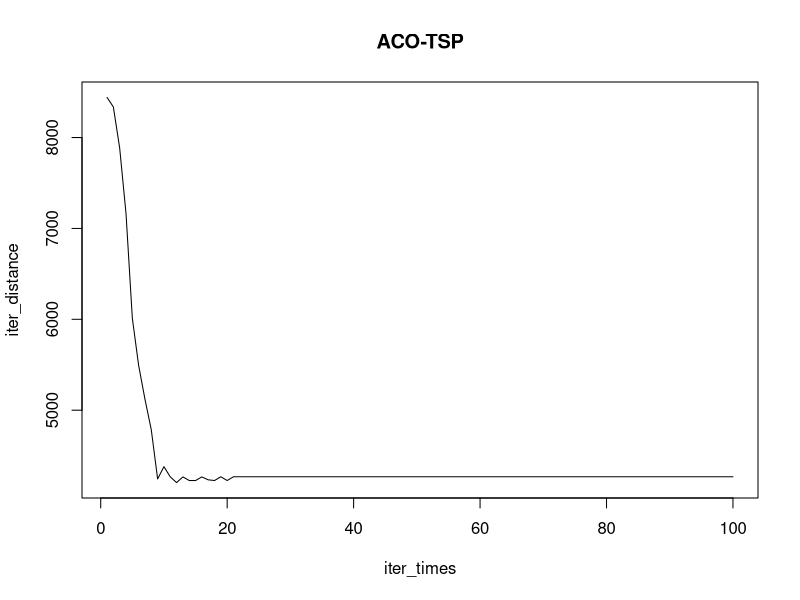
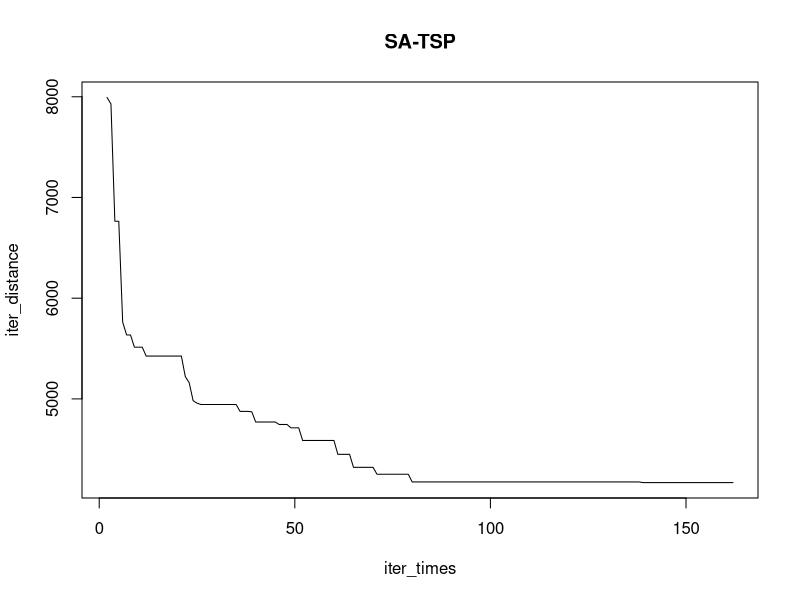
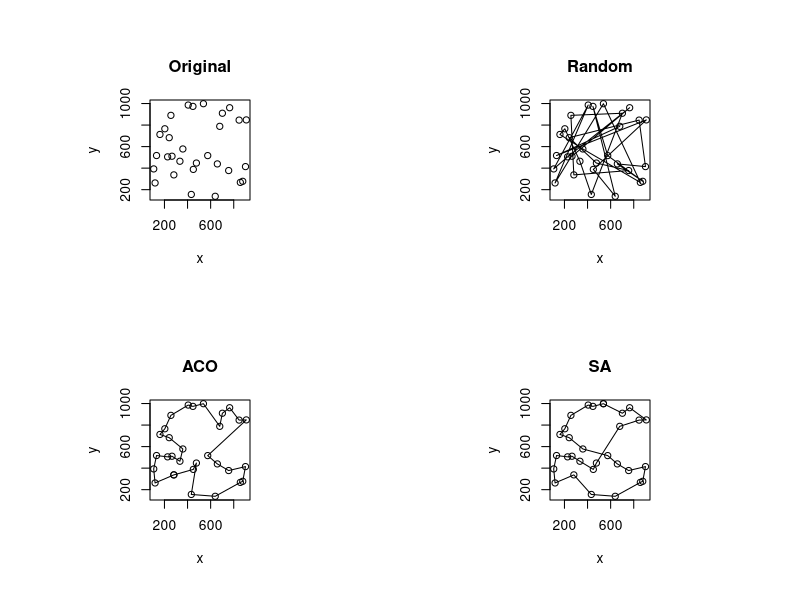

Here is the R script that generated these plots, in order:
#library(Rcpp)
library(parallel)

'<-'(
  AcoTsp,
  function(dm)
  {
    if(class(dm) == 'dist')
    {
      dm <- as.matrix(dm)
    }
    
    nums <- dim(dm)[1]
    alpha <- 1
    beta <- 5
    Q <- 100
    rho <- 0.9 # 1 - 挥发
    pm <- matrix(1, nums, nums) #信息素矩阵
    em <- 1 / dm #距离启发矩阵
    ants <- nums #蚂蚁数量
    nIter <- 100 #迭代次数
    
    distances <- numeric(nIter) #每次迭代最小距离
    minRoad <- integer(nums) #最短路
    minDis <- Inf
    
    if(nums > 50)
    {
      #大于50就并行计算，因为线程启动也要时间
      clist <- parallel::makeCluster(parallel::detectCores(logical = FALSE))
    }
    
    '<-'(
      eachIter,
      function(it)
      {
        ants <- ceiling(nums * (1- (it / nIter))) + 10
        rm <- matrix(0, nums+nums+1, ants) #每只蚂蚁的路径矩阵（每列）,+nums是为了保存路径在距离矩阵中的位置和总距离
        am <- matrix(TRUE, nums, ants) #每只蚂蚁（每列）的允许访问表
        pmTmp <- (em ^ alpha) * (pm ^ beta) #计算转移概率用到的中间变量矩阵
        
        starts <- sample(1:nums, ants, replace = TRUE) #为蚂蚁选择起点
        rm[1,] <- starts
        am[starts + (0:(ants-1) * nums)] <- FALSE
        '<-'(
          eachAnt,
          function(k)
          {
            allows <- am[,k]
            road <- rm[,k]
            distance <- 0
            '<-'(
              findNext,
              function(i)
              {
                if(i==nums-1)
                {
                  return(which(allows))
                }
                n <- road[i] #当前位置
                allow <- which(allows)
                antPm <- pmTmp[n,allow]
                antPm <- antPm / sum(antPm)
                nxt <- sample(allow, 1, replace = FALSE, prob = antPm) #效果类似轮盘赌
                return(nxt)
              }
            )
            '<-'(
              goNext,
              function(i)
              {
                n <- road[i] #当前位置
                if(i<nums)
                {
                  nxt <- findNext(i)
                  distance <<- distance + dm[n,nxt]
                  road[i+1] <<- nxt
                  road[i+nums] <<- (ifelse(n<nxt,n,nxt)-1)*nums + ifelse(n<nxt,nxt,n) #释放信息素的位置，控制在下三角
                  allows[nxt] <<- FALSE
                  return(goNext(i+1))
                }
                nxt <- road[1]
                distance <<- distance + dm[n,nxt]
                road[i+nums] <<- (ifelse(n<nxt,n,nxt)-1)*nums + ifelse(n<nxt,nxt,n)
                return(TRUE)
              }
            )
            try(goNext(1))
            road[nums+nums+1] <- distance
            return(road)
          }
        )
        if(nums > 50)
        {
          rm <- parallel::parSapply(clist, 1:ants, eachAnt)
        }
        else
        {
          rm <- sapply(1:ants, eachAnt)
        }
        wMin <- which.min(rm[nums+nums+1,])
        distances[it] <<- rm[nums+nums+1,wMin]
        if(minDis > rm[nums+nums+1,wMin])
        {
          minRoad <<- rm[1:nums,wMin]
          minDis <<- rm[nums+nums+1,wMin]
        }
        rm[nums+nums+1,] <- Q / rm[nums+nums+1,]
        pm <<- pm * rho #蒸发
        apply(rm, 2, function(x) {pm[x[(nums+1):(nums+nums)]] <<- pm[x[(nums+1):(nums+nums)]] + x[nums+nums+1]})
        pm <<- as.matrix(as.dist(pm))
      }
    )
    try(sapply(1:nIter, eachIter))
    plot(1:nIter, distances, 'l',xlab='iter_times',ylab='iter_distance',main='ACO-TSP')
    
    if(nums>50)
    {
      parallel::stopCluster(clist)
    }
    cat('mindis:',minDis)
    return(minRoad)
  }
)

'<-'(
  SaTsp,
  function(dm, TS = 100, TE = 20,alpha = 0.99)
  {
    if(class(dm) == 'dist')
    {
      dm <- as.matrix(dm)
    }
    
    '<-'(
      interfere,
      function(r)
      {
        if(runif(1) > 0.5)
        {
          k <- sample(1:nums, 2)
          r[k] <- r[rev(k)]
        }
        else
        {
          k <- sort(sample(2:nums, 3))
          nr <- r
          r <- c(r[1:(k[1]-1)],r[k[2]:(k[3]-1)],r[k[1]:(k[2]-1)],r[(k[3]):nums])
        }
        return(r)
      }
    )
    
    '<-'(
      calDistance,
      function(r)
      {
        tr <- integer(nums)
        tr <- r[2:nums]
        tr[nums] <- r[1]
        return(sum(dm[((r-1)*nums + tr)]))
      }
    )
    
    nums <- dim(dm)[1]
    TS <- TS
    Tp <- TS #温度
    road <- sample(1:nums, nums) #随机产生路径作为初始解
    dis <- calDistance(road)
    displot <- numeric(floor(log(TE/TS, alpha))+10)
    
    cout <- 1
    while(Tp > TE)
    {
      cout <- cout + 1
      cnt <- ceiling(nums*TS/Tp)
      #cnt <- 100
      while(cnt > 0)
      {
        nroad <- interfere(road)
        ndis <- calDistance(nroad)
        deta <- (ndis - dis)/dis
        if(deta < 0 || exp(-Tp/deta) > runif(1))
        {
          dis <- ndis
          road <- nroad
          cnt <- ceiling(nums*Tp/TS)
        }
        cnt <- cnt - 1
      }
      Tp <- Tp * alpha
      displot[cout] <- dis
    }
    
    plot(2:cout, displot[2:cout],'l',xlab='iter_times',ylab='iter_distance',main='SA-TSP')
    cat('mindis:',dis)
    return(road)
  }
)


'<-'(
  GATSP,
  function()
  {
    
  
    
  }
)

'<-'(
  testAco,
  function(pn=30)
  {
    px <- runif(pn,100,1000)
    py <- runif(pn,100,1000)
    pts <- matrix(c(px,py),pn,2)
    road <- AcoTsp(dist(pts))
    plot(c(pts[road,1], pts[road[1],1]),c(pts[road,2],pts[road[1],2]),'o',xlab='x',ylab='y')
  }
)

'<-'(
  testSa,
  function(pn=30)
  {
    px <- runif(pn,100,1000)
    py <- runif(pn,100,1000)
    pts <- matrix(c(px,py),pn,2)
    road <- SaTsp(dist(pts))
    plot(c(pts[road,1], pts[road[1],1]),c(pts[road,2],pts[road[1],2]),'o')
  }
)

'<-'(
  compare,
  function(pn=30)
  {
    px <- runif(pn,100,1000)
    py <- runif(pn,100,1000)
    pts <- matrix(c(px,py),pn,2)
    ra <- AcoTsp(dist(pts))
    rs <- SaTsp(dist(pts))
    
    opar<-par(no.readonly=TRUE)
    par(mfrow=c(2,2))
    par(pin=c(1,1))
    plot(pts[,1],pts[,2],xlab='x',ylab='y',main='Original')
    plot(pts[,1],pts[,2],'o',xlab='x',ylab='y',main='Random')
    plot(c(pts[ra,1], pts[ra[1],1]),c(pts[ra,2],pts[ra[1],2]),'o',xlab='x',ylab='y',main='ACO')
    plot(c(pts[rs,1], pts[rs[1],1]),c(pts[rs,2],pts[rs[1],2]),'o',xlab='x',ylab='y',main='SA')
    par(opar)
  }
)

system.time(compare())